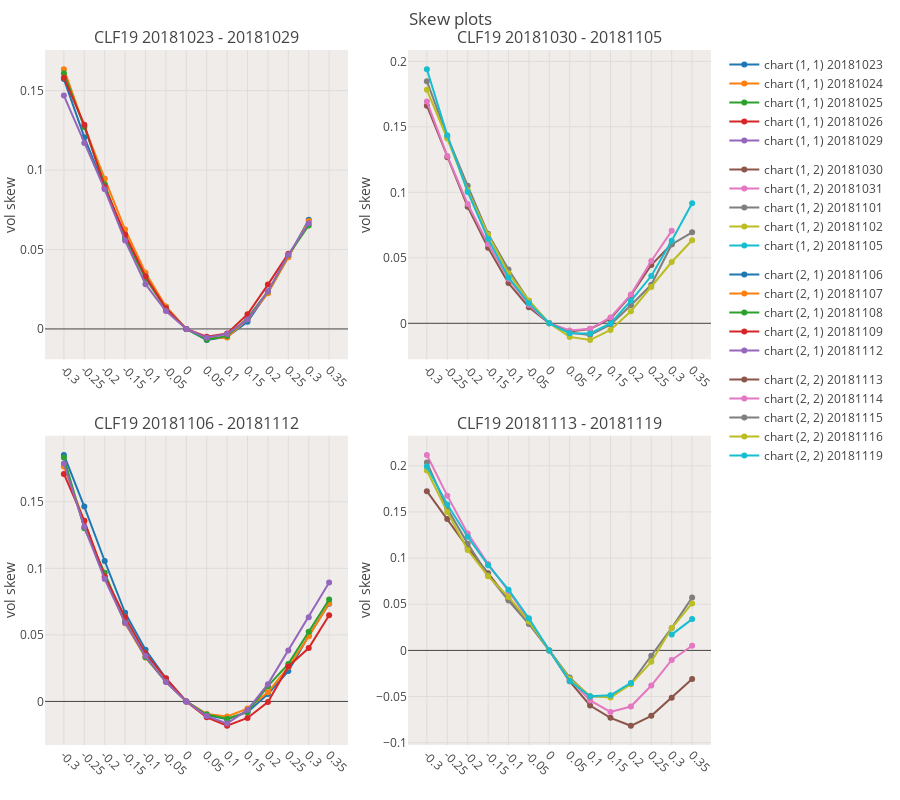
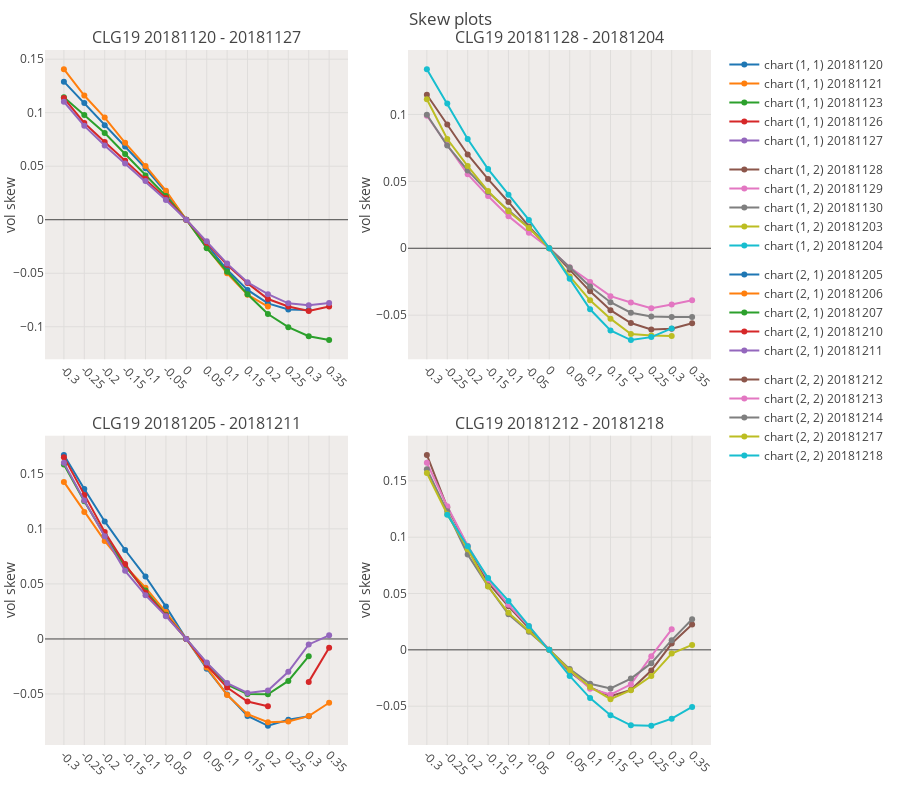
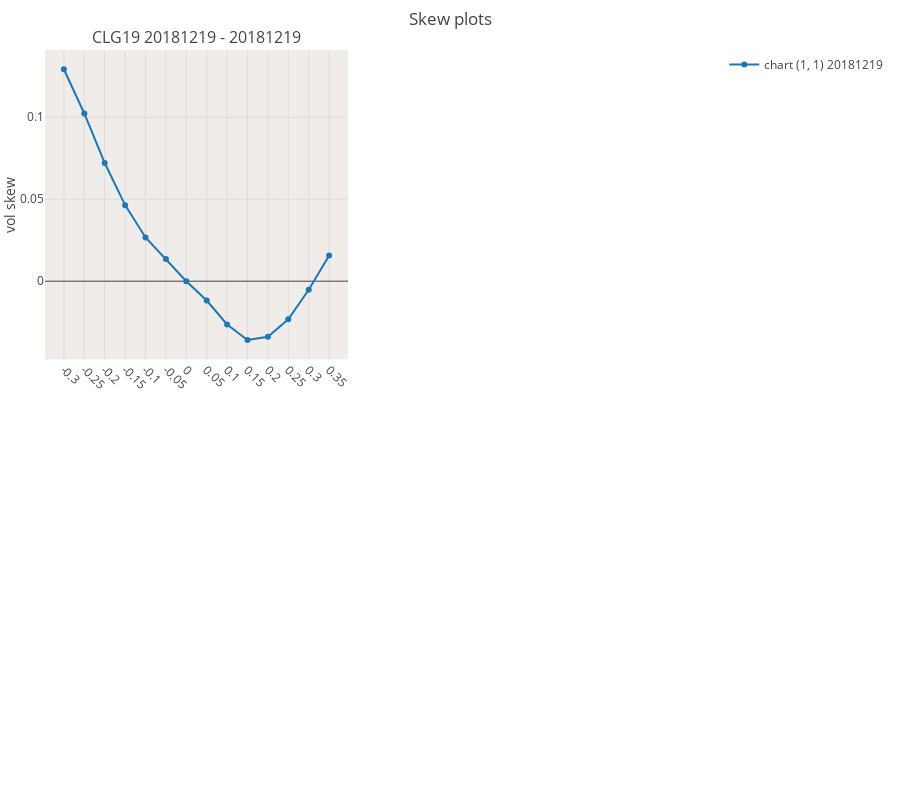
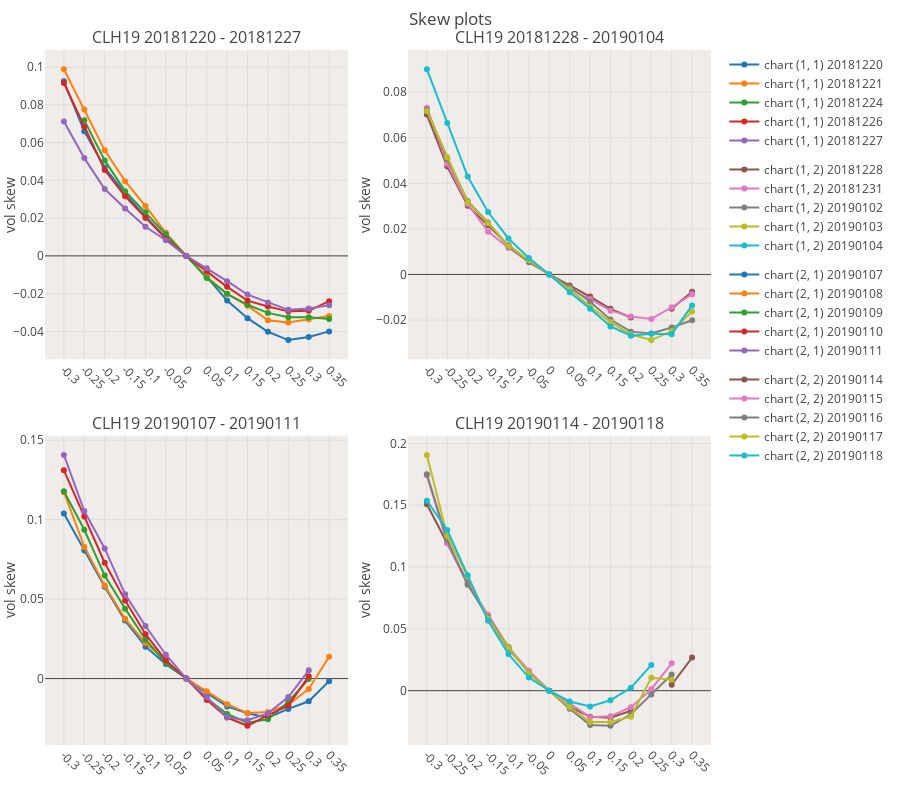

The notebook cell these images were saved under, in order:
### Code cell
grid_plot=True
clist = [c for c in all_contracts if (c[:2]==f'{SYMBOL_TO_RESEARCH}') & (c[-2:]=='19')]
for c in clist:
    dft = df_iv_final[df_iv_final.symbol==c]
    if len(dft)<=0:
        print(f'no data for symbol {c}')
        continue
    if grid_plot:
        graph_skew_subplots(df_iv_final[df_iv_final.symbol==c])
    else:
        rls = graph_skew(df_iv_final[df_iv_final.symbol==c],do_plot=True)

### Figure 1 — Plotly figure (JSON) as saved in the notebook; plotly's stock layout.template omitted (floating-point values rounded to 4 significant figures)
{"data": [{"legendgroup": "chart (1, 1)", "name": "chart (1, 1) 20181023", "type": "scatter", "uid": "9796984a-a3e2-11e9-86fb-8c859025e7f9", "x": [-0.3, -0.25, -0.2, -0.15, -0.1, -0.05, 0, 0.05, 0.1, 0.15, 0.2, 0.25, 0.3, 0.35], "xaxis": "x", "y": [0.1573, 0.1207, 0.0885, 0.0585, 0.0333, 0.0139, 0, -0.007, -0.0049, 0.0045, 0.0231, 0.0454, 0.0688, null], "yaxis": "y"}, {"legendgroup": "chart (1, 1)", "name": "chart (1, 1) 20181024", "type": "scatter", "uid": "979706c2-a3e2-11e9-8f58-8c859025e7f9", "x": [-0.3, -0.25, -0.2, -0.15, -0.1, -0.05, 0, 0.05, 0.1, 0.15, 0.2, 0.25, 0.3, 0.35], "xaxis": "x", "y": [0.1635, 0.1276, 0.0946, 0.0626, 0.0354, 0.0141, 0, -0.0058, -0.0054, 0.0062, 0.0225, 0.0451, 0.0679, null], "yaxis": "y"}, {"legendgroup": "chart (1, 1)", "name": "chart (1, 1) 20181025", "type": "scatter", "uid": "979769d2-a3e2-11e9-9267-8c859025e7f9", "x": [-0.3, -0.25, -0.2, -0.15, -0.1, -0.05, 0, 0.05, 0.1, 0.15, 0.2, 0.25, 0.3, 0.35], "xaxis": "x", "y": [0.1609, 0.1272, 0.0909, 0.0568, 0.0317, 0.0128, 0, -0.0068, -0.0044, 0.0069, 0.0236, 0.0465, 0.0651, null], "yaxis": "y"}, {"legendgroup": "chart (1, 1)", "name": "chart (1, 1) 20181026", "type": "scatter", "uid": "9797c9e8-a3e2-11e9-82b0-8c859025e7f9", "x": [-0.3, -0.25, -0.2, -0.15, -0.1, -0.05, 0, 0.05, 0.1, 0.15, 0.2, 0.25, 0.3, 0.35], "xaxis": "x", "y": [0.1581, 0.1286, 0.0892, 0.0594, 0.0331, 0.013, 0, -0.0049, -0.0028, 0.0092, 0.0279, 0.0474, null, null], "yaxis": "y"}, {"legendgroup": "chart (1, 1)", "name": "chart (1, 1) 20181029", "type": "scatter", "uid": "9798294c-a3e2-11e9-ac7e-8c859025e7f9", "x": [-0.3, -0.25, -0.2, -0.15, -0.1, -0.05, 0, 0.05, 0.1, 0.15, 0.2, 0.25, 0.3, 0.35], "xaxis": "x", "y": [0.1469, 0.1171, 0.0879, 0.0556, 0.0282, 0.0113, 0, -0.0055, -0.0032, 0.0059, 0.0237, 0.0467, 0.0665, null], "yaxis": "y"}, {"legendgroup": "chart (1, 2)", "name": "chart (1, 2) 20181030", "type": "scatter", "uid": "97990422-a3e2-11e9-9074-8c859025e7f9", "x": [-0.3, -0.25, -0.2, -0.15, -0.1, -0.05, 0, 0.05, 0.1, 0.15, 0.2, 0.25, 0.3, 0.35], "xaxis": "x2", "y": [0.1661, 0.1268, 0.0889, 0.0577, 0.0307, 0.0123, 0, -0.0063, -0.0044, 0.0035, 0.0214, 0.0445, 0.0606, null], "yaxis": "y2"}, {"legendgroup": "chart (1, 2)", "name": "chart (1, 2) 20181031", "type": "scatter", "uid": "9799d906-a3e2-11e9-b849-8c859025e7f9", "x": [-0.3, -0.25, -0.2, -0.15, -0.1, -0.05, 0, 0.05, 0.1, 0.15, 0.2, 0.25, 0.3, 0.35], "xaxis": "x2", "y": [0.1694, 0.1278, 0.0911, 0.0606, 0.034, 0.0141, 0, -0.0055, -0.0042, 0.0045, 0.0219, 0.0476, 0.0706, null], "yaxis": "y2"}, {"legendgroup": "chart (1, 2)", "name": "chart (1, 2) 20181101", "type": "scatter", "uid": "979a7d98-a3e2-11e9-bad5-8c859025e7f9", "x": [-0.3, -0.25, -0.2, -0.15, -0.1, -0.05, 0, 0.05, 0.1, 0.15, 0.2, 0.25, 0.3, 0.35], "xaxis": "x2", "y": [0.1849, 0.1427, 0.105, 0.0684, 0.0411, 0.0171, 0, -0.0072, -0.009, -0.001, 0.0138, 0.0294, 0.0602, 0.0695], "yaxis": "y2"}, {"legendgroup": "chart (1, 2)", "name": "chart (1, 2) 20181102", "type": "scatter", "uid": "979b29b4-a3e2-11e9-bd24-8c859025e7f9", "x": [-0.3, -0.25, -0.2, -0.15, -0.1, -0.05, 0, 0.05, 0.1, 0.15, 0.2, 0.25, 0.3, 0.35], "xaxis": "x2", "y": [0.1783, 0.1411, 0.1015, 0.0676, 0.0383, 0.0174, 0, -0.0104, -0.0128, -0.0051, 0.0092, 0.0277, 0.0468, 0.0634], "yaxis": "y2"}, {"legendgroup": "chart (1, 2)", "name": "chart (1, 2) 20181105", "type": "scatter", "uid": "979b9a8c-a3e2-11e9-8ded-8c859025e7f9", "x": [-0.3, -0.25, -0.2, -0.15, -0.1, -0.05, 0, 0.05, 0.1, 0.15, 0.2, 0.25, 0.3, 0.35], "xaxis": "x2", "y": [0.194, 0.1435, 0.1003, 0.0645, 0.035, 0.0154, 0, -0.0076, -0.0078, -0.0001, 0.0172, 0.0361, 0.0631, 0.0916], "yaxis": "y2"}, {"legendgroup": "chart (2, 1)", "name": "chart (2, 1) 20181106", "type": "scatter", "uid": "979c8f86-a3e2-11e9-9bb2-8c859025e7f9", "x": [-0.3, -0.25, -0.2, -0.15, -0.1, -0.05, 0, 0.05, 0.1, 0.15, 0.2, 0.25, 0.3, 0.35], "xaxis": "x3", "y": [0.1852, 0.1464, 0.1055, 0.0666, 0.0388, 0.0173, 0, -0.0102, -0.0133, -0.0081, 0.0056, 0.0228, 0.0494, 0.0734], "yaxis": "y3"}, {"legendgroup": "chart (2, 1)", "name": "chart (2, 1) 20181107", "type": "scatter", "uid": "979cf118-a3e2-11e9-8e5b-8c859025e7f9", "x": [-0.3, -0.25, -0.2, -0.15, -0.1, -0.05, 0, 0.05, 0.1, 0.15, 0.2, 0.25, 0.3, 0.35], "xaxis": "x3", "y": [0.1766, 0.1357, 0.0939, 0.0587, 0.0331, 0.015, 0, -0.0094, -0.0113, -0.0054, 0.0069, 0.0258, 0.0489, 0.0737], "yaxis": "y3"}, {"legendgroup": "chart (2, 1)", "name": "chart (2, 1) 20181108", "type": "scatter", "uid": "979d50b8-a3e2-11e9-a186-8c859025e7f9", "x": [-0.3, -0.25, -0.2, -0.15, -0.1, -0.05, 0, 0.05, 0.1, 0.15, 0.2, 0.25, 0.3, 0.35], "xaxis": "x3", "y": [0.1832, 0.1302, 0.0966, 0.0601, 0.0332, 0.0147, 0, -0.0099, -0.013, -0.0079, 0.0115, 0.0282, 0.0523, 0.0766], "yaxis": "y3"}, {"legendgroup": "chart (2, 1)", "name": "chart (2, 1) 20181109", "type": "scatter", "uid": "979dafa4-a3e2-11e9-9fd6-8c859025e7f9", "x": [-0.3, -0.25, -0.2, -0.15, -0.1, -0.05, 0, 0.05, 0.1, 0.15, 0.2, 0.25, 0.3, 0.35], "xaxis": "x3", "y": [0.1709, 0.1357, 0.0939, 0.0632, 0.0361, 0.0174, 0, -0.0119, -0.0183, -0.0124, -0.0004, 0.0263, 0.0401, 0.0648], "yaxis": "y3"}, {"legendgroup": "chart (2, 1)", "name": "chart (2, 1) 20181112", "type": "scatter", "uid": "979e0ee2-a3e2-11e9-b5cf-8c859025e7f9", "x": [-0.3, -0.25, -0.2, -0.15, -0.1, -0.05, 0, 0.05, 0.1, 0.15, 0.2, 0.25, 0.3, 0.35], "xaxis": "x3", "y": [0.1788, 0.1312, 0.0919, 0.0591, 0.0342, 0.0146, 0, -0.011, -0.0165, -0.0064, 0.013, 0.0382, 0.0633, 0.0893], "yaxis": "y3"}, {"legendgroup": "chart (2, 2)", "name": "chart (2, 2) 20181113", "type": "scatter", "uid": "979ee8ec-a3e2-11e9-ba5d-8c859025e7f9", "x": [-0.3, -0.25, -0.2, -0.15, -0.1, -0.05, 0, 0.05, 0.1, 0.15, 0.2, 0.25, 0.3, 0.35], "xaxis": "x4", "y": [0.1725, 0.1423, 0.1113, 0.0837, 0.0552, 0.0299, 0, -0.0335, -0.0597, -0.0731, -0.0817, -0.0709, -0.0513, -0.031], "yaxis": "y4"}, {"legendgroup": "chart (2, 2)", "name": "chart (2, 2) 20181114", "type": "scatter", "uid": "979f70a8-a3e2-11e9-b5da-8c859025e7f9", "x": [-0.3, -0.25, -0.2, -0.15, -0.1, -0.05, 0, 0.05, 0.1, 0.15, 0.2, 0.25, 0.3, 0.35], "xaxis": "x4", "y": [0.2118, 0.1677, 0.1268, 0.0937, 0.0644, 0.0331, 0, -0.031, -0.0542, -0.0667, -0.0608, -0.0381, -0.0104, 0.005], "yaxis": "y4"}, {"legendgroup": "chart (2, 2)", "name": "chart (2, 2) 20181115", "type": "scatter", "uid": "97a05268-a3e2-11e9-a631-8c859025e7f9", "x": [-0.3, -0.25, -0.2, -0.15, -0.1, -0.05, 0, 0.05, 0.1, 0.15, 0.2, 0.25, 0.3, 0.35], "xaxis": "x4", "y": [0.2037, 0.1538, 0.1157, 0.0817, 0.054, 0.0286, 0, -0.0294, -0.0503, -0.0493, -0.036, -0.0058, 0.0244, 0.0572], "yaxis": "y4"}, {"legendgroup": "chart (2, 2)", "name": "chart (2, 2) 20181116", "type": "scatter", "uid": "97a0fb0a-a3e2-11e9-94db-8c859025e7f9", "x": [-0.3, -0.25, -0.2, -0.15, -0.1, -0.05, 0, 0.05, 0.1, 0.15, 0.2, 0.25, 0.3, 0.35], "xaxis": "x4", "y": [0.195, 0.1501, 0.1089, 0.0804, 0.0579, 0.0313, 0, -0.0307, -0.0495, -0.0511, -0.0366, -0.0124, 0.0242, 0.0509], "yaxis": "y4"}, {"legendgroup": "chart (2, 2)", "name": "chart (2, 2) 20181119", "type": "scatter", "uid": "97a174cc-a3e2-11e9-8c48-8c859025e7f9", "x": [-0.3, -0.25, -0.2, -0.15, -0.1, -0.05, 0, 0.05, 0.1, 0.15, 0.2, 0.25, 0.3, 0.35], "xaxis": "x4", "y": [0.1993, 0.1581, 0.1231, 0.0924, 0.0658, 0.0348, 0, -0.0331, -0.0498, -0.0487, -0.0353, null, 0.0171, 0.0339], "yaxis": "y4"}], "layout": {"annotations": [{"font": {"size": 16}, "showarrow": false, "text": "CLF19 20181023 - 20181029", "x": 0.2275, "xanchor": "center", "xref": "paper", "y": 1, "yanchor": "bottom", "yref": "paper"}, {"font": {"size": 16}, "showarrow": false, "text": "CLF19 20181030 - 20181105", "x": 0.7725, "xanchor": "center", "xref": "paper", "y": 1, "yanchor": "bottom", "yref": "paper"}, {"font": {"size": 16}, "showarrow": false, "text": "CLF19 20181106 - 20181112", "x": 0.2275, "xanchor": "center", "xref": "paper", "y": 0.445, "yanchor": "bottom", "yref": "paper"}, {"font": {"size": 16}, "showarrow": false, "text": "CLF19 20181113 - 20181119", "x": 0.7725, "xanchor": "center", "xref": "paper", "y": 0.445, "yanchor": "bottom", "yref": "paper"}], "autosize": true, "bargap": 0.05, "font": {"family": "Open Sans, sans-serif"}, "height": 800, "hovermode": "x", "margin": {"b": 55, "l": 45, "r": 15, "t": 50}, "plot_bgcolor": "#EFECEA", "showlegend": true, "title": "Skew plots<br>", "width": 900, "xaxis": {"anchor": "y", "domain": [0, 0.455], "tickangle": 45, "ticktext": [-0.3, -0.25, -0.2, -0.15, -0.1, -0.05, 0, 0.05, 0.1, 0.15, 0.2, 0.25, 0.3, 0.35], "tickvals": [-0.3, -0.25, -0.2, -0.15, -0.1, -0.05, 0, 0.05, 0.1, 0.15, 0.2, 0.25, 0.3, 0.35], "type": "category"}, "xaxis2": {"anchor": "y2", "domain": [0.545, 1], "tickangle": 45, "ticktext": [-0.3, -0.25, -0.2, -0.15, -0.1, -0.05, 0, 0.05, 0.1, 0.15, 0.2, 0.25, 0.3, 0.35], "tickvals": [-0.3, -0.25, -0.2, -0.15, -0.1, -0.05, 0, 0.05, 0.1, 0.15, 0.2, 0.25, 0.3, 0.35], "type": "category"}, "xaxis3": {"anchor": "y3", "domain": [0, 0.455], "tickangle": 45, "ticktext": [-0.3, -0.25, -0.2, -0.15, -0.1, -0.05, 0, 0.05, 0.1, 0.15, 0.2, 0.25, 0.3, 0.35], "tickvals": [-0.3, -0.25, -0.2, -0.15, -0.1, -0.05, 0, 0.05, 0.1, 0.15, 0.2, 0.25, 0.3, 0.35], "type": "category"}, "xaxis4": {"anchor": "y4", "domain": [0.545, 1], "tickangle": 45, "ticktext": [-0.3, -0.25, -0.2, -0.15, -0.1, -0.05, 0, 0.05, 0.1, 0.15, 0.2, 0.25, 0.3, 0.35], "tickvals": [-0.3, -0.25, -0.2, -0.15, -0.1, -0.05, 0, 0.05, 0.1, 0.15, 0.2, 0.25, 0.3, 0.35], "type": "category"}, "yaxis": {"anchor": "x", "domain": [0.555, 1], "title": "vol skew"}, "yaxis2": {"anchor": "x2", "domain": [0.555, 1], "title": "vol skew"}, "yaxis3": {"anchor": "x3", "domain": [0, 0.445], "title": "vol skew"}, "yaxis4": {"anchor": "x4", "domain": [0, 0.445], "title": "vol skew"}}}

### Figure 2 — Plotly figure (JSON) as saved in the notebook; plotly's stock layout.template omitted (floating-point values rounded to 4 significant figures)
{"data": [{"legendgroup": "chart (1, 1)", "name": "chart (1, 1) 20181120", "type": "scatter", "uid": "97f76ad0-a3e2-11e9-b9b0-8c859025e7f9", "x": [-0.3, -0.25, -0.2, -0.15, -0.1, -0.05, 0, 0.05, 0.1, 0.15, 0.2, 0.25, 0.3, 0.35], "xaxis": "x", "y": [0.129, 0.109, 0.0882, 0.0683, 0.0481, 0.0257, 0, -0.0233, -0.0468, -0.0656, -0.0781, -0.0839, -0.0843, null], "yaxis": "y"}, {"legendgroup": "chart (1, 1)", "name": "chart (1, 1) 20181121", "type": "scatter", "uid": "97f7e60c-a3e2-11e9-8abc-8c859025e7f9", "x": [-0.3, -0.25, -0.2, -0.15, -0.1, -0.05, 0, 0.05, 0.1, 0.15, 0.2, 0.25, 0.3, 0.35], "xaxis": "x", "y": [0.1406, 0.116, 0.0954, 0.0718, 0.0503, 0.0271, 0, -0.0259, -0.0501, -0.07, -0.0811, null, null, null], "yaxis": "y"}, {"legendgroup": "chart (1, 1)", "name": "chart (1, 1) 20181123", "type": "scatter", "uid": "97f848c6-a3e2-11e9-9388-8c859025e7f9", "x": [-0.3, -0.25, -0.2, -0.15, -0.1, -0.05, 0, 0.05, 0.1, 0.15, 0.2, 0.25, 0.3, 0.35], "xaxis": "x", "y": [0.1143, 0.0978, 0.081, 0.0614, 0.0413, 0.0222, 0, -0.0266, -0.0485, -0.0696, -0.0881, -0.1004, -0.1088, -0.1124], "yaxis": "y"}, {"legendgroup": "chart (1, 1)", "name": "chart (1, 1) 20181126", "type": "scatter", "uid": "97f8a89e-a3e2-11e9-9823-8c859025e7f9", "x": [-0.3, -0.25, -0.2, -0.15, -0.1, -0.05, 0, 0.05, 0.1, 0.15, 0.2, 0.25, 0.3, 0.35], "xaxis": "x", "y": [0.1137, 0.0904, 0.0727, 0.055, 0.0382, 0.0202, 0, -0.0216, -0.0421, -0.0592, -0.0741, -0.0811, -0.0852, -0.081], "yaxis": "y"}, {"legendgroup": "chart (1, 1)", "name": "chart (1, 1) 20181127", "type": "scatter", "uid": "97f90798-a3e2-11e9-acf4-8c859025e7f9", "x": [-0.3, -0.25, -0.2, -0.15, -0.1, -0.05, 0, 0.05, 0.1, 0.15, 0.2, 0.25, 0.3, 0.35], "xaxis": "x", "y": [0.1102, 0.0877, 0.0694, 0.0525, 0.0362, 0.0184, 0, -0.0202, -0.041, -0.0584, -0.0695, -0.0781, -0.0799, -0.0777], "yaxis": "y"}, {"legendgroup": "chart (1, 2)", "name": "chart (1, 2) 20181128", "type": "scatter", "uid": "97fa00f6-a3e2-11e9-a61a-8c859025e7f9", "x": [-0.3, -0.25, -0.2, -0.15, -0.1, -0.05, 0, 0.05, 0.1, 0.15, 0.2, 0.25, 0.3, 0.35], "xaxis": "x2", "y": [0.1147, 0.0924, 0.0701, 0.0517, 0.0346, 0.0163, 0, -0.0161, -0.0322, -0.0463, -0.0559, -0.0607, -0.0602, -0.056], "yaxis": "y2"}, {"legendgroup": "chart (1, 2)", "name": "chart (1, 2) 20181129", "type": "scatter", "uid": "97fa674c-a3e2-11e9-9b72-8c859025e7f9", "x": [-0.3, -0.25, -0.2, -0.15, -0.1, -0.05, 0, 0.05, 0.1, 0.15, 0.2, 0.25, 0.3, 0.35], "xaxis": "x2", "y": [0.099, 0.0773, 0.0554, 0.039, 0.024, 0.0116, 0, -0.0142, -0.0252, -0.0358, -0.0405, -0.0448, -0.0421, -0.0388], "yaxis": "y2"}, {"legendgroup": "chart (1, 2)", "name": "chart (1, 2) 20181130", "type": "scatter", "uid": "97facc5c-a3e2-11e9-8fe1-8c859025e7f9", "x": [-0.3, -0.25, -0.2, -0.15, -0.1, -0.05, 0, 0.05, 0.1, 0.15, 0.2, 0.25, 0.3, 0.35], "xaxis": "x2", "y": [0.0998, 0.0767, 0.0582, 0.042, 0.0283, 0.0155, 0, -0.0144, -0.0286, -0.0403, -0.0482, -0.0509, -0.0514, -0.0513], "yaxis": "y2"}, {"legendgroup": "chart (1, 2)", "name": "chart (1, 2) 20181203", "type": "scatter", "uid": "97fb2d5a-a3e2-11e9-a7ec-8c859025e7f9", "x": [-0.3, -0.25, -0.2, -0.15, -0.1, -0.05, 0, 0.05, 0.1, 0.15, 0.2, 0.25, 0.3, 0.35], "xaxis": "x2", "y": [0.1113, 0.0816, 0.0614, 0.0427, 0.0277, 0.0151, 0, -0.0211, -0.0389, -0.0526, -0.0641, -0.0651, -0.0655, null], "yaxis": "y2"}, {"legendgroup": "chart (1, 2)", "name": "chart (1, 2) 20181204", "type": "scatter", "uid": "97fb8cd2-a3e2-11e9-ad29-8c859025e7f9", "x": [-0.3, -0.25, -0.2, -0.15, -0.1, -0.05, 0, 0.05, 0.1, 0.15, 0.2, 0.25, 0.3, 0.35], "xaxis": "x2", "y": [0.1338, 0.1081, 0.0816, 0.0592, 0.0399, 0.0212, 0, -0.0228, -0.0456, -0.0614, -0.0686, -0.0664, -0.0599, null], "yaxis": "y2"}, {"legendgroup": "chart (2, 1)", "name": "chart (2, 1) 20181205", "type": "scatter", "uid": "97fc68e6-a3e2-11e9-b17c-8c859025e7f9", "x": [-0.3, -0.25, -0.2, -0.15, -0.1, -0.05, 0, 0.05, 0.1, 0.15, 0.2, 0.25, 0.3, 0.35], "xaxis": "x3", "y": [0.1672, 0.1363, 0.1068, 0.0808, 0.0567, 0.0294, 0, -0.0271, -0.0504, -0.07, -0.0789, -0.0735, -0.0702, null], "yaxis": "y3"}, {"legendgroup": "chart (2, 1)", "name": "chart (2, 1) 20181206", "type": "scatter", "uid": "97fcc9a8-a3e2-11e9-a74d-8c859025e7f9", "x": [-0.3, -0.25, -0.2, -0.15, -0.1, -0.05, 0, 0.05, 0.1, 0.15, 0.2, 0.25, 0.3, 0.35], "xaxis": "x3", "y": [0.1427, 0.1153, 0.0891, 0.0663, 0.0466, 0.0244, 0, -0.0259, -0.051, -0.0684, -0.0756, -0.0749, -0.0701, -0.058], "yaxis": "y3"}, {"legendgroup": "chart (2, 1)", "name": "chart (2, 1) 20181207", "type": "scatter", "uid": "97fd2a62-a3e2-11e9-a669-8c859025e7f9", "x": [-0.3, -0.25, -0.2, -0.15, -0.1, -0.05, 0, 0.05, 0.1, 0.15, 0.2, 0.25, 0.3, 0.35], "xaxis": "x3", "y": [0.1586, 0.1251, 0.0942, 0.0661, 0.044, 0.0221, 0, -0.0221, -0.0416, -0.05, -0.0503, -0.0381, -0.0157, null], "yaxis": "y3"}, {"legendgroup": "chart (2, 1)", "name": "chart (2, 1) 20181210", "type": "scatter", "uid": "97fd8962-a3e2-11e9-9287-8c859025e7f9", "x": [-0.3, -0.25, -0.2, -0.15, -0.1, -0.05, 0, 0.05, 0.1, 0.15, 0.2, 0.25, 0.3, 0.35], "xaxis": "x3", "y": [0.1652, 0.1309, 0.0972, 0.068, 0.0423, 0.0214, 0, -0.0239, -0.0442, -0.0569, -0.0611, null, -0.039, -0.008], "yaxis": "y3"}, {"legendgroup": "chart (2, 1)", "name": "chart (2, 1) 20181211", "type": "scatter", "uid": "97fe01cc-a3e2-11e9-9547-8c859025e7f9", "x": [-0.3, -0.25, -0.2, -0.15, -0.1, -0.05, 0, 0.05, 0.1, 0.15, 0.2, 0.25, 0.3, 0.35], "xaxis": "x3", "y": [0.16, 0.1258, 0.0933, 0.0619, 0.0398, 0.0207, 0, -0.0215, -0.0401, -0.049, -0.0469, -0.0298, -0.005, 0.0033], "yaxis": "y3"}, {"legendgroup": "chart (2, 2)", "name": "chart (2, 2) 20181212", "type": "scatter", "uid": "97ff8ef4-a3e2-11e9-954b-8c859025e7f9", "x": [-0.3, -0.25, -0.2, -0.15, -0.1, -0.05, 0, 0.05, 0.1, 0.15, 0.2, 0.25, 0.3, 0.35], "xaxis": "x4", "y": [0.173, 0.1264, 0.0917, 0.0596, 0.0387, 0.0198, 0, -0.0195, -0.0334, -0.0412, -0.0355, -0.0184, 0.0056, 0.0225], "yaxis": "y4"}, {"legendgroup": "chart (2, 2)", "name": "chart (2, 2) 20181213", "type": "scatter", "uid": "98002a58-a3e2-11e9-9e2e-8c859025e7f9", "x": [-0.3, -0.25, -0.2, -0.15, -0.1, -0.05, 0, 0.05, 0.1, 0.15, 0.2, 0.25, 0.3, 0.35], "xaxis": "x4", "y": [0.166, 0.1274, 0.0925, 0.0622, 0.04, 0.0209, 0, -0.0182, -0.0345, -0.0397, -0.0306, -0.0056, 0.0182, null], "yaxis": "y4"}, {"legendgroup": "chart (2, 2)", "name": "chart (2, 2) 20181214", "type": "scatter", "uid": "98009b1e-a3e2-11e9-8f4c-8c859025e7f9", "x": [-0.3, -0.25, -0.2, -0.15, -0.1, -0.05, 0, 0.05, 0.1, 0.15, 0.2, 0.25, 0.3, 0.35], "xaxis": "x4", "y": [0.1603, 0.123, 0.0846, 0.0564, 0.0315, 0.0161, 0, -0.0171, -0.0301, -0.0343, -0.0255, -0.0118, 0.0086, 0.0272], "yaxis": "y4"}, {"legendgroup": "chart (2, 2)", "name": "chart (2, 2) 20181217", "type": "scatter", "uid": "98010888-a3e2-11e9-bd6f-8c859025e7f9", "x": [-0.3, -0.25, -0.2, -0.15, -0.1, -0.05, 0, 0.05, 0.1, 0.15, 0.2, 0.25, 0.3, 0.35], "xaxis": "x4", "y": [0.1569, 0.1203, 0.0893, 0.0562, 0.0329, 0.017, 0, -0.018, -0.033, -0.0438, -0.0358, -0.0233, -0.0033, 0.0044], "yaxis": "y4"}, {"legendgroup": "chart (2, 2)", "name": "chart (2, 2) 20181218", "type": "scatter", "uid": "980173c2-a3e2-11e9-af1d-8c859025e7f9", "x": [-0.3, -0.25, -0.2, -0.15, -0.1, -0.05, 0, 0.05, 0.1, 0.15, 0.2, 0.25, 0.3, 0.35], "xaxis": "x4", "y": [null, 0.12, 0.092, 0.0637, 0.0434, 0.0212, 0, -0.0231, -0.0428, -0.058, -0.067, -0.0674, -0.0611, -0.0507], "yaxis": "y4"}], "layout": {"annotations": [{"font": {"size": 16}, "showarrow": false, "text": "CLG19 20181120 - 20181127", "x": 0.2275, "xanchor": "center", "xref": "paper", "y": 1, "yanchor": "bottom", "yref": "paper"}, {"font": {"size": 16}, "showarrow": false, "text": "CLG19 20181128 - 20181204", "x": 0.7725, "xanchor": "center", "xref": "paper", "y": 1, "yanchor": "bottom", "yref": "paper"}, {"font": {"size": 16}, "showarrow": false, "text": "CLG19 20181205 - 20181211", "x": 0.2275, "xanchor": "center", "xref": "paper", "y": 0.445, "yanchor": "bottom", "yref": "paper"}, {"font": {"size": 16}, "showarrow": false, "text": "CLG19 20181212 - 20181218", "x": 0.7725, "xanchor": "center", "xref": "paper", "y": 0.445, "yanchor": "bottom", "yref": "paper"}], "autosize": true, "bargap": 0.05, "font": {"family": "Open Sans, sans-serif"}, "height": 800, "hovermode": "x", "margin": {"b": 55, "l": 45, "r": 15, "t": 50}, "plot_bgcolor": "#EFECEA", "showlegend": true, "title": "Skew plots<br>", "width": 900, "xaxis": {"anchor": "y", "domain": [0, 0.455], "tickangle": 45, "ticktext": [-0.3, -0.25, -0.2, -0.15, -0.1, -0.05, 0, 0.05, 0.1, 0.15, 0.2, 0.25, 0.3, 0.35], "tickvals": [-0.3, -0.25, -0.2, -0.15, -0.1, -0.05, 0, 0.05, 0.1, 0.15, 0.2, 0.25, 0.3, 0.35], "type": "category"}, "xaxis2": {"anchor": "y2", "domain": [0.545, 1], "tickangle": 45, "ticktext": [-0.3, -0.25, -0.2, -0.15, -0.1, -0.05, 0, 0.05, 0.1, 0.15, 0.2, 0.25, 0.3, 0.35], "tickvals": [-0.3, -0.25, -0.2, -0.15, -0.1, -0.05, 0, 0.05, 0.1, 0.15, 0.2, 0.25, 0.3, 0.35], "type": "category"}, "xaxis3": {"anchor": "y3", "domain": [0, 0.455], "tickangle": 45, "ticktext": [-0.3, -0.25, -0.2, -0.15, -0.1, -0.05, 0, 0.05, 0.1, 0.15, 0.2, 0.25, 0.3, 0.35], "tickvals": [-0.3, -0.25, -0.2, -0.15, -0.1, -0.05, 0, 0.05, 0.1, 0.15, 0.2, 0.25, 0.3, 0.35], "type": "category"}, "xaxis4": {"anchor": "y4", "domain": [0.545, 1], "tickangle": 45, "ticktext": [-0.3, -0.25, -0.2, -0.15, -0.1, -0.05, 0, 0.05, 0.1, 0.15, 0.2, 0.25, 0.3, 0.35], "tickvals": [-0.3, -0.25, -0.2, -0.15, -0.1, -0.05, 0, 0.05, 0.1, 0.15, 0.2, 0.25, 0.3, 0.35], "type": "category"}, "yaxis": {"anchor": "x", "domain": [0.555, 1], "title": "vol skew"}, "yaxis2": {"anchor": "x2", "domain": [0.555, 1], "title": "vol skew"}, "yaxis3": {"anchor": "x3", "domain": [0, 0.445], "title": "vol skew"}, "yaxis4": {"anchor": "x4", "domain": [0, 0.445], "title": "vol skew"}}}

### Figure 3 — Plotly figure (JSON) as saved in the notebook; plotly's stock layout.template omitted (floating-point values rounded to 4 significant figures)
{"data": [{"legendgroup": "chart (1, 1)", "name": "chart (1, 1) 20181219", "type": "scatter", "uid": "980b5518-a3e2-11e9-b0b9-8c859025e7f9", "x": [-0.3, -0.25, -0.2, -0.15, -0.1, -0.05, 0, 0.05, 0.1, 0.15, 0.2, 0.25, 0.3, 0.35], "xaxis": "x", "y": [0.1293, 0.1023, 0.0721, 0.0464, 0.0267, 0.0136, 0, -0.0118, -0.0264, -0.0359, -0.0339, -0.0232, -0.0052, 0.0157], "yaxis": "y"}], "layout": {"annotations": [{"font": {"size": 16}, "showarrow": false, "text": "CLG19 20181219 - 20181219", "x": 0.2275, "xanchor": "center", "xref": "paper", "y": 1, "yanchor": "bottom", "yref": "paper"}], "autosize": true, "bargap": 0.05, "font": {"family": "Open Sans, sans-serif"}, "height": 800, "hovermode": "x", "margin": {"b": 55, "l": 45, "r": 15, "t": 50}, "plot_bgcolor": "#EFECEA", "showlegend": true, "title": "Skew plots<br>", "width": 900, "xaxis": {"anchor": "y", "domain": [0, 0.455], "tickangle": 45, "ticktext": [-0.3, -0.25, -0.2, -0.15, -0.1, -0.05, 0, 0.05, 0.1, 0.15, 0.2, 0.25, 0.3, 0.35], "tickvals": [-0.3, -0.25, -0.2, -0.15, -0.1, -0.05, 0, 0.05, 0.1, 0.15, 0.2, 0.25, 0.3, 0.35], "type": "category"}, "xaxis2": {"anchor": "y2", "domain": [0.545, 1]}, "xaxis3": {"anchor": "y3", "domain": [0, 0.455]}, "xaxis4": {"anchor": "y4", "domain": [0.545, 1]}, "yaxis": {"anchor": "x", "domain": [0.555, 1], "title": "vol skew"}, "yaxis2": {"anchor": "x2", "domain": [0.555, 1]}, "yaxis3": {"anchor": "x3", "domain": [0, 0.445]}, "yaxis4": {"anchor": "x4", "domain": [0, 0.445]}}}

### Figure 4 — Plotly figure (JSON) as saved in the notebook; plotly's stock layout.template omitted (floating-point values rounded to 4 significant figures)
{"data": [{"legendgroup": "chart (1, 1)", "name": "chart (1, 1) 20181220", "type": "scatter", "uid": "986b466c-a3e2-11e9-b314-8c859025e7f9", "x": [-0.3, -0.25, -0.2, -0.15, -0.1, -0.05, 0, 0.05, 0.1, 0.15, 0.2, 0.25, 0.3, 0.35], "xaxis": "x", "y": [0.0925, 0.066, 0.0468, 0.0331, 0.0208, 0.0096, 0, -0.0111, -0.0237, -0.033, -0.0402, -0.0446, -0.043, -0.04], "yaxis": "y"}, {"legendgroup": "chart (1, 1)", "name": "chart (1, 1) 20181221", "type": "scatter", "uid": "986baddc-a3e2-11e9-898f-8c859025e7f9", "x": [-0.3, -0.25, -0.2, -0.15, -0.1, -0.05, 0, 0.05, 0.1, 0.15, 0.2, 0.25, 0.3, 0.35], "xaxis": "x", "y": [0.0989, 0.0775, 0.0559, 0.0396, 0.0264, 0.0122, 0, -0.011, -0.0202, -0.0264, -0.0341, -0.0353, -0.0336, -0.0318], "yaxis": "y"}, {"legendgroup": "chart (1, 1)", "name": "chart (1, 1) 20181224", "type": "scatter", "uid": "986c69ac-a3e2-11e9-9500-8c859025e7f9", "x": [-0.3, -0.25, -0.2, -0.15, -0.1, -0.05, 0, 0.05, 0.1, 0.15, 0.2, 0.25, 0.3, 0.35], "xaxis": "x", "y": [null, 0.0718, 0.0506, 0.0343, 0.0231, 0.0114, 0, -0.0117, -0.0201, -0.0259, -0.0302, -0.0325, -0.0325, -0.0334], "yaxis": "y"}, {"legendgroup": "chart (1, 1)", "name": "chart (1, 1) 20181226", "type": "scatter", "uid": "986cceb0-a3e2-11e9-b5ac-8c859025e7f9", "x": [-0.3, -0.25, -0.2, -0.15, -0.1, -0.05, 0, 0.05, 0.1, 0.15, 0.2, 0.25, 0.3, 0.35], "xaxis": "x", "y": [0.0916, 0.0684, 0.0455, 0.0316, 0.0201, 0.009, 0, -0.0082, -0.0164, -0.0237, -0.0268, -0.0294, -0.0291, -0.024], "yaxis": "y"}, {"legendgroup": "chart (1, 1)", "name": "chart (1, 1) 20181227", "type": "scatter", "uid": "986d39c2-a3e2-11e9-88f3-8c859025e7f9", "x": [-0.3, -0.25, -0.2, -0.15, -0.1, -0.05, 0, 0.05, 0.1, 0.15, 0.2, 0.25, 0.3, 0.35], "xaxis": "x", "y": [0.0712, 0.0518, 0.0354, 0.0251, 0.0154, 0.0083, 0, -0.0065, -0.0134, -0.0205, -0.0247, -0.0286, -0.0279, -0.0262], "yaxis": "y"}, {"legendgroup": "chart (1, 2)", "name": "chart (1, 2) 20181228", "type": "scatter", "uid": "986e2d1e-a3e2-11e9-97d8-8c859025e7f9", "x": [-0.3, -0.25, -0.2, -0.15, -0.1, -0.05, 0, 0.05, 0.1, 0.15, 0.2, 0.25, 0.3, 0.35], "xaxis": "x2", "y": [0.0702, 0.0474, 0.0302, 0.0216, 0.0128, 0.0059, 0, -0.0048, -0.0097, -0.0151, -0.0189, null, -0.015, -0.0076], "yaxis": "y2"}, {"legendgroup": "chart (1, 2)", "name": "chart (1, 2) 20181231", "type": "scatter", "uid": "986eae06-a3e2-11e9-a3b0-8c859025e7f9", "x": [-0.3, -0.25, -0.2, -0.15, -0.1, -0.05, 0, 0.05, 0.1, 0.15, 0.2, 0.25, 0.3, 0.35], "xaxis": "x2", "y": [0.0732, 0.0486, 0.0309, 0.0188, 0.0117, 0.0056, 0, -0.0062, -0.0108, -0.0159, -0.0185, -0.0195, -0.0144, -0.0087], "yaxis": "y2"}, {"legendgroup": "chart (1, 2)", "name": "chart (1, 2) 20190102", "type": "scatter", "uid": "986f11de-a3e2-11e9-9e6f-8c859025e7f9", "x": [-0.3, -0.25, -0.2, -0.15, -0.1, -0.05, 0, 0.05, 0.1, 0.15, 0.2, 0.25, 0.3, 0.35], "xaxis": "x2", "y": [0.0723, 0.0507, 0.0322, 0.0228, 0.0123, 0.0054, 0, -0.0054, -0.012, -0.0198, -0.0251, -0.0259, -0.0233, -0.0201], "yaxis": "y2"}, {"legendgroup": "chart (1, 2)", "name": "chart (1, 2) 20190103", "type": "scatter", "uid": "986f79ee-a3e2-11e9-930f-8c859025e7f9", "x": [-0.3, -0.25, -0.2, -0.15, -0.1, -0.05, 0, 0.05, 0.1, 0.15, 0.2, 0.25, 0.3, 0.35], "xaxis": "x2", "y": [0.0718, 0.0515, 0.0318, 0.0225, 0.0125, 0.0062, 0, -0.0065, -0.0141, -0.0209, -0.0264, -0.0288, -0.0249, -0.0163], "yaxis": "y2"}, {"legendgroup": "chart (1, 2)", "name": "chart (1, 2) 20190104", "type": "scatter", "uid": "986fe44c-a3e2-11e9-8fad-8c859025e7f9", "x": [-0.3, -0.25, -0.2, -0.15, -0.1, -0.05, 0, 0.05, 0.1, 0.15, 0.2, 0.25, 0.3, 0.35], "xaxis": "x2", "y": [0.0901, 0.0665, 0.043, 0.0274, 0.0158, 0.0072, 0, -0.0078, -0.015, -0.0228, -0.0269, -0.026, -0.0262, -0.0136], "yaxis": "y2"}, {"legendgroup": "chart (2, 1)", "name": "chart (2, 1) 20190107", "type": "scatter", "uid": "9870e362-a3e2-11e9-9ac0-8c859025e7f9", "x": [-0.3, -0.25, -0.2, -0.15, -0.1, -0.05, 0, 0.05, 0.1, 0.15, 0.2, 0.25, 0.3, 0.35], "xaxis": "x3", "y": [0.1039, 0.0806, 0.0577, 0.0365, 0.0201, 0.0091, 0, -0.009, -0.0175, -0.0218, -0.0246, -0.0191, -0.0143, -0.0016], "yaxis": "y3"}, {"legendgroup": "chart (2, 1)", "name": "chart (2, 1) 20190108", "type": "scatter", "uid": "98714f1c-a3e2-11e9-b31b-8c859025e7f9", "x": [-0.3, -0.25, -0.2, -0.15, -0.1, -0.05, 0, 0.05, 0.1, 0.15, 0.2, 0.25, 0.3, 0.35], "xaxis": "x3", "y": [0.1173, 0.083, 0.0585, 0.0376, 0.0224, 0.0109, 0, -0.008, -0.0161, -0.0217, -0.021, -0.0166, -0.0065, 0.0137], "yaxis": "y3"}, {"legendgroup": "chart (2, 1)", "name": "chart (2, 1) 20190109", "type": "scatter", "uid": "9871af34-a3e2-11e9-b77b-8c859025e7f9", "x": [-0.3, -0.25, -0.2, -0.15, -0.1, -0.05, 0, 0.05, 0.1, 0.15, 0.2, 0.25, 0.3, 0.35], "xaxis": "x3", "y": [0.1179, 0.0936, 0.0648, 0.044, 0.0246, 0.0098, 0, -0.0124, -0.0223, -0.0278, -0.0256, -0.0146, -0.0003, null], "yaxis": "y3"}, {"legendgroup": "chart (2, 1)", "name": "chart (2, 1) 20190110", "type": "scatter", "uid": "98721b06-a3e2-11e9-bd78-8c859025e7f9", "x": [-0.3, -0.25, -0.2, -0.15, -0.1, -0.05, 0, 0.05, 0.1, 0.15, 0.2, 0.25, 0.3, 0.35], "xaxis": "x3", "y": [0.131, 0.1019, 0.0729, 0.0492, 0.0279, 0.0114, 0, -0.0134, -0.0245, -0.0297, -0.023, -0.017, 0.0015, null], "yaxis": "y3"}, {"legendgroup": "chart (2, 1)", "name": "chart (2, 1) 20190111", "type": "scatter", "uid": "9872946c-a3e2-11e9-84c1-8c859025e7f9", "x": [-0.3, -0.25, -0.2, -0.15, -0.1, -0.05, 0, 0.05, 0.1, 0.15, 0.2, 0.25, 0.3, 0.35], "xaxis": "x3", "y": [0.1407, 0.1054, 0.0819, 0.053, 0.0331, 0.015, 0, -0.0118, -0.0244, -0.0262, -0.0219, -0.0116, 0.0052, null], "yaxis": "y3"}, {"legendgroup": "chart (2, 2)", "name": "chart (2, 2) 20190114", "type": "scatter", "uid": "987380d4-a3e2-11e9-b45c-8c859025e7f9", "x": [-0.3, -0.25, -0.2, -0.15, -0.1, -0.05, 0, 0.05, 0.1, 0.15, 0.2, 0.25, 0.3, 0.35], "xaxis": "x4", "y": [0.1508, 0.1195, 0.0873, 0.0587, 0.0339, 0.0154, 0, -0.0132, -0.0211, -0.0218, -0.0162, null, 0.0048, 0.0268], "yaxis": "y4"}, {"legendgroup": "chart (2, 2)", "name": "chart (2, 2) 20190115", "type": "scatter", "uid": "9873f348-a3e2-11e9-827e-8c859025e7f9", "x": [-0.3, -0.25, -0.2, -0.15, -0.1, -0.05, 0, 0.05, 0.1, 0.15, 0.2, 0.25, 0.3, 0.35], "xaxis": "x4", "y": [0.1743, 0.1193, 0.0859, 0.0615, 0.0349, 0.0161, 0, -0.0102, -0.0214, -0.0206, -0.0134, 0.0012, 0.0221, null], "yaxis": "y4"}, {"legendgroup": "chart (2, 2)", "name": "chart (2, 2) 20190116", "type": "scatter", "uid": "98745b6c-a3e2-11e9-8a2b-8c859025e7f9", "x": [-0.3, -0.25, -0.2, -0.15, -0.1, -0.05, 0, 0.05, 0.1, 0.15, 0.2, 0.25, 0.3, 0.35], "xaxis": "x4", "y": [0.1751, 0.1218, 0.0856, 0.0596, 0.0353, 0.0143, 0, -0.0146, -0.0277, -0.0284, -0.0191, -0.003, 0.0131, null], "yaxis": "y4"}, {"legendgroup": "chart (2, 2)", "name": "chart (2, 2) 20190117", "type": "scatter", "uid": "9874bfd0-a3e2-11e9-991f-8c859025e7f9", "x": [-0.3, -0.25, -0.2, -0.15, -0.1, -0.05, 0, 0.05, 0.1, 0.15, 0.2, 0.25, 0.3, 0.35], "xaxis": "x4", "y": [0.1907, 0.1251, 0.0922, 0.0583, 0.0348, 0.0142, 0, -0.0133, -0.0253, -0.0254, -0.0211, 0.0105, 0.0089, null], "yaxis": "y4"}, {"legendgroup": "chart (2, 2)", "name": "chart (2, 2) 20190118", "type": "scatter", "uid": "98751f70-a3e2-11e9-bef7-8c859025e7f9", "x": [-0.3, -0.25, -0.2, -0.15, -0.1, -0.05, 0, 0.05, 0.1, 0.15, 0.2, 0.25, 0.3, 0.35], "xaxis": "x4", "y": [0.1537, 0.1299, 0.0933, 0.0566, 0.0296, 0.0106, 0, -0.0087, -0.0127, -0.0078, 0.0024, 0.0207, null, null], "yaxis": "y4"}], "layout": {"annotations": [{"font": {"size": 16}, "showarrow": false, "text": "CLH19 20181220 - 20181227", "x": 0.2275, "xanchor": "center", "xref": "paper", "y": 1, "yanchor": "bottom", "yref": "paper"}, {"font": {"size": 16}, "showarrow": false, "text": "CLH19 20181228 - 20190104", "x": 0.7725, "xanchor": "center", "xref": "paper", "y": 1, "yanchor": "bottom", "yref": "paper"}, {"font": {"size": 16}, "showarrow": false, "text": "CLH19 20190107 - 20190111", "x": 0.2275, "xanchor": "center", "xref": "paper", "y": 0.445, "yanchor": "bottom", "yref": "paper"}, {"font": {"size": 16}, "showarrow": false, "text": "CLH19 20190114 - 20190118", "x": 0.7725, "xanchor": "center", "xref": "paper", "y": 0.445, "yanchor": "bottom", "yref": "paper"}], "autosize": true, "bargap": 0.05, "font": {"family": "Open Sans, sans-serif"}, "height": 800, "hovermode": "x", "margin": {"b": 55, "l": 45, "r": 15, "t": 50}, "plot_bgcolor": "#EFECEA", "showlegend": true, "title": "Skew plots<br>", "width": 900, "xaxis": {"anchor": "y", "domain": [0, 0.455], "tickangle": 45, "ticktext": [-0.3, -0.25, -0.2, -0.15, -0.1, -0.05, 0, 0.05, 0.1, 0.15, 0.2, 0.25, 0.3, 0.35], "tickvals": [-0.3, -0.25, -0.2, -0.15, -0.1, -0.05, 0, 0.05, 0.1, 0.15, 0.2, 0.25, 0.3, 0.35], "type": "category"}, "xaxis2": {"anchor": "y2", "domain": [0.545, 1], "tickangle": 45, "ticktext": [-0.3, -0.25, -0.2, -0.15, -0.1, -0.05, 0, 0.05, 0.1, 0.15, 0.2, 0.25, 0.3, 0.35], "tickvals": [-0.3, -0.25, -0.2, -0.15, -0.1, -0.05, 0, 0.05, 0.1, 0.15, 0.2, 0.25, 0.3, 0.35], "type": "category"}, "xaxis3": {"anchor": "y3", "domain": [0, 0.455], "tickangle": 45, "ticktext": [-0.3, -0.25, -0.2, -0.15, -0.1, -0.05, 0, 0.05, 0.1, 0.15, 0.2, 0.25, 0.3, 0.35], "tickvals": [-0.3, -0.25, -0.2, -0.15, -0.1, -0.05, 0, 0.05, 0.1, 0.15, 0.2, 0.25, 0.3, 0.35], "type": "category"}, "xaxis4": {"anchor": "y4", "domain": [0.545, 1], "tickangle": 45, "ticktext": [-0.3, -0.25, -0.2, -0.15, -0.1, -0.05, 0, 0.05, 0.1, 0.15, 0.2, 0.25, 0.3, 0.35], "tickvals": [-0.3, -0.25, -0.2, -0.15, -0.1, -0.05, 0, 0.05, 0.1, 0.15, 0.2, 0.25, 0.3, 0.35], "type": "category"}, "yaxis": {"anchor": "x", "domain": [0.555, 1], "title": "vol skew"}, "yaxis2": {"anchor": "x2", "domain": [0.555, 1], "title": "vol skew"}, "yaxis3": {"anchor": "x3", "domain": [0, 0.445], "title": "vol skew"}, "yaxis4": {"anchor": "x4", "domain": [0, 0.445], "title": "vol skew"}}}
